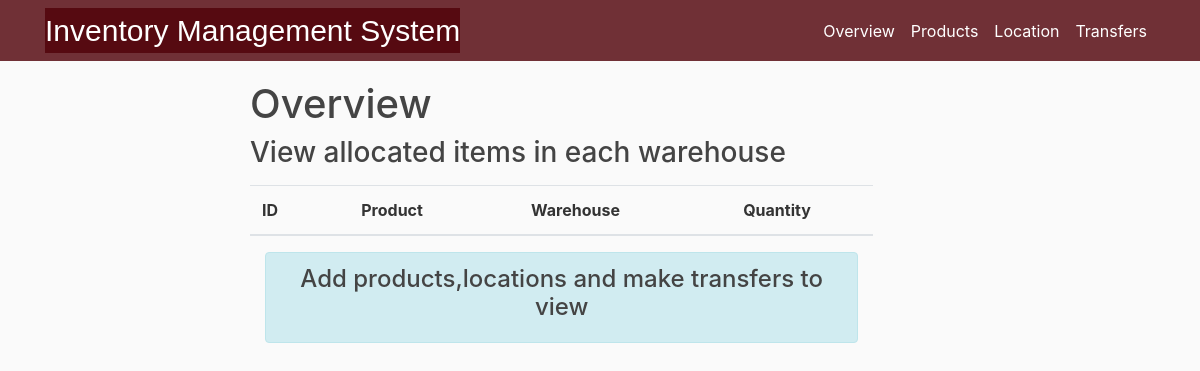
Before: / with the older database file.
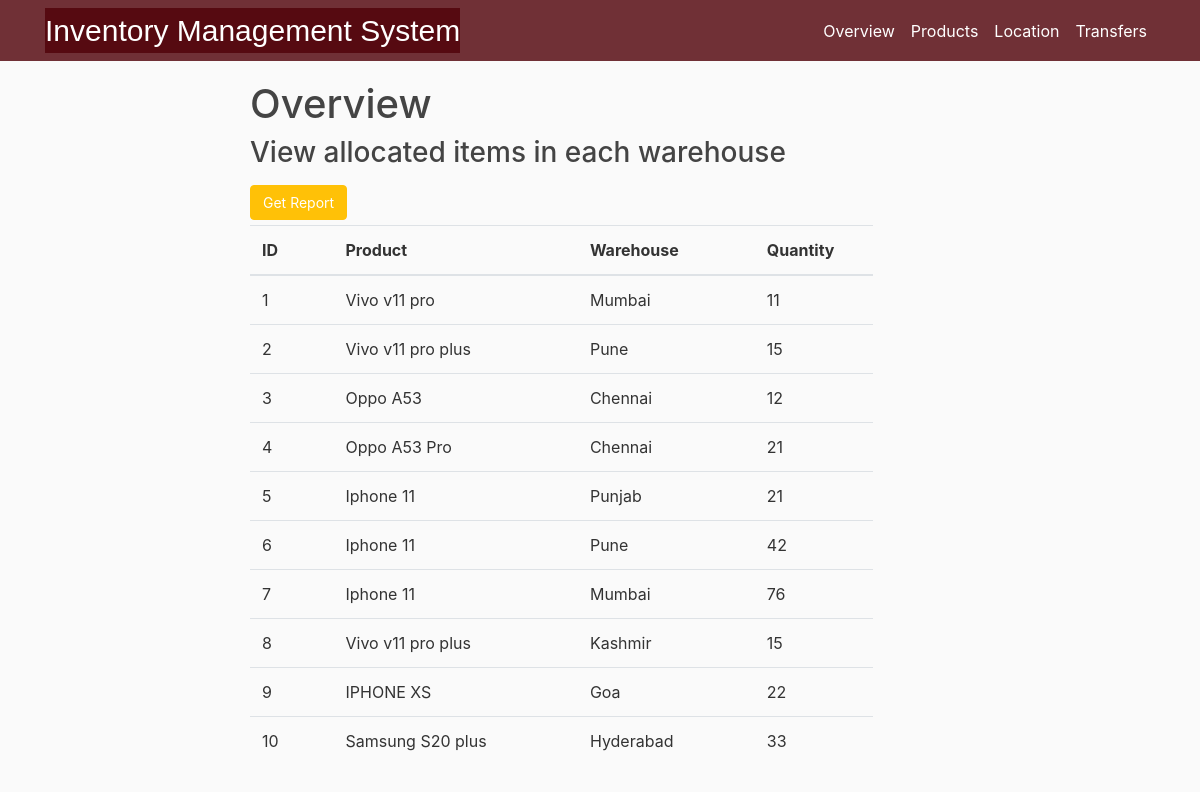
After: the same page with the newer database file.
### InventoryManagementRaj/models.py (models this page shows, shortened)
class Balance(db.Model):
    bid = db.Column(db.Integer, primary_key= True,nullable = False)
    product = db.Column(db.String(20), nullable = False)
    location = db.Column(db.String(20),nullable = False)
    quantity = db.Column(db.Integer, nullable = False)

### InventoryManagementRaj/routes.py (the view)
@app.route("/Overview")
@app.route("/")
def overview(prod=[],loc=[]):
    balance = Balance.query.all()
    exists = bool(Balance.query.all())
    if 'product' in request.args:
        prod = request.args.getlist('product')
    if 'location' in request.args:
        loc = request.args.getlist('location')
    data = get_summary(prod,loc)
    if exists== False :
        flash(f'Add products,locations and make transfers to view','info')
    return render_template('overview.html' ,balance=balance)

### InventoryManagementRaj/routes.py (called while the page is built)
def get_total(product, location):
    imported = 0
    exported = 0
    imported_items = get_imported(product, location)
    if imported_items:
        for item in imported_items:
            imported += item.pqty
    exported_items = get_exported(product, location)
    if exported_items:
        for item in exported_items:
            exported += item.pqty
    total = imported - exported
    return total

def get_imported(product, location):
    imported = Movement.query.filter_by(pname=product).filter_by(
        to=location).all()
    return imported

def get_exported(product, location):
    exported = Movement.query.filter_by(pname=product).filter_by(
        frm=location).all()
    return exported

### InventoryManagementRaj/templates/overview.html (shortened to what this page needs)
<!DOCTYPE html>
<htmls>
  <head>
    <link rel="stylesheet" href="https://maxcdn.bootstrapcdn.com/bootstrap/4.0.0/css/bootstrap.min.css">
    <link rel="stylesheet" type="text/css" href="{{ url_for('static', filename='main.css') }}">
    <link href="//netdna.bootstrapcdn.com/bootstrap/3.0.0/css/bootstrap-glyphicons.css" rel="stylesheet">
  </head>
  <body>
    <header class="site-header">
      <nav class="navbar navbar-expand-md navbar-dark bg-steel fixed-top">
        <div class="container">
          <a class="Main" href="/Overview" style="background-color: #510209cf;">Inventory Management System</a>
          <div class="collapse navbar-collapse" id="navbarToggle">
            <div class="navbar-nav">
              <a class="nav-item nav-link" href="/">Overview</a>
              <a class="nav-item nav-link" href="/Product">Products</a>
              <a class="nav-item nav-link" href="/Location">Location</a>
              <a class="nav-item nav-link" href="/Transfers">Transfers</a>
            </div>
          </div>
        </div>
      </nav>
</header>
<main role="main" class="container-content">
      <div class="row">
        <div class="col-md-8">
          {% block content %}
          <h1>Overview</h1>
          <div >
            <h3 style="display: inline-block;margin-bottom:15px;"> View allocated items in each warehouse</h3>
          <table class="table table-hover">
          <thead>
           <tr>
             <th>ID</th>
             <th></th>
             <th>Product</th>
             <th></th>
             <th>Warehouse</th>
             <th></th>
             <th>Quantity</th>
           </tr>
          </thead>
          <tbody>
          {%for b in balance%}
           <tr>
             <td>{{b.bid}}</td>
             <td></td>
             <td>{{b.product}}</td>
             <td></td>
             <td>{{b.location}}</td>
             <td></td>
             <td>{{b.quantity}}</td>
           </tr>
          {% endfor %}
          {%if balance %}
          <button class="btn btn-warning"><a href="/report">Get Report</a></button>
          {%endif %}
          </table>
        </div>
        <div class="container" style="margin-top:15px;">
          {% with messages = get_flashed_messages(with_categories=true) %}
             {%if messages %}
                  {%for  category,message in messages %}
                    <div class="alert alert-{{category}}">
                       <h4 style="text-align:center;">{{ message }}</h4>
                    </div>
                  {%endfor%}
            {%endif %}
          {%endwith%}
        </div>
      </div>
          {% endblock %}
       </div>
</main>
  </head>
  </body>
</html>

Changed rows visible on the page:
added Balance: bid "1", product "Vivo v11 pro", location "Mumbai", quantity "11"
added Balance: bid "2", product "Vivo v11 pro plus", location "Pune", quantity "15"
added Balance: bid "3", product "Oppo A53", location "Chennai", quantity "12"
added Balance: bid "4", product "Oppo A53 Pro", location "Chennai", quantity "21"
added Balance: bid "5", product "Iphone 11", location "Punjab", quantity "21"
added Balance: bid "6", product "Iphone 11", location "Pune", quantity "42"
added Balance: bid "7", product "Iphone 11", location "Mumbai", quantity "76"
added Balance: bid "8", product "Vivo v11 pro plus", location "Kashmir", quantity "15"
added Balance: bid "9", product "IPHONE XS", location "Goa", quantity "22"
added Balance: bid "10", product "Samsung S20 plus", location "Hyderabad", quantity "33"
Other visible differences:
text now shown: "Get Report"
list line gone: "Add products,locations and make transfers to view"
